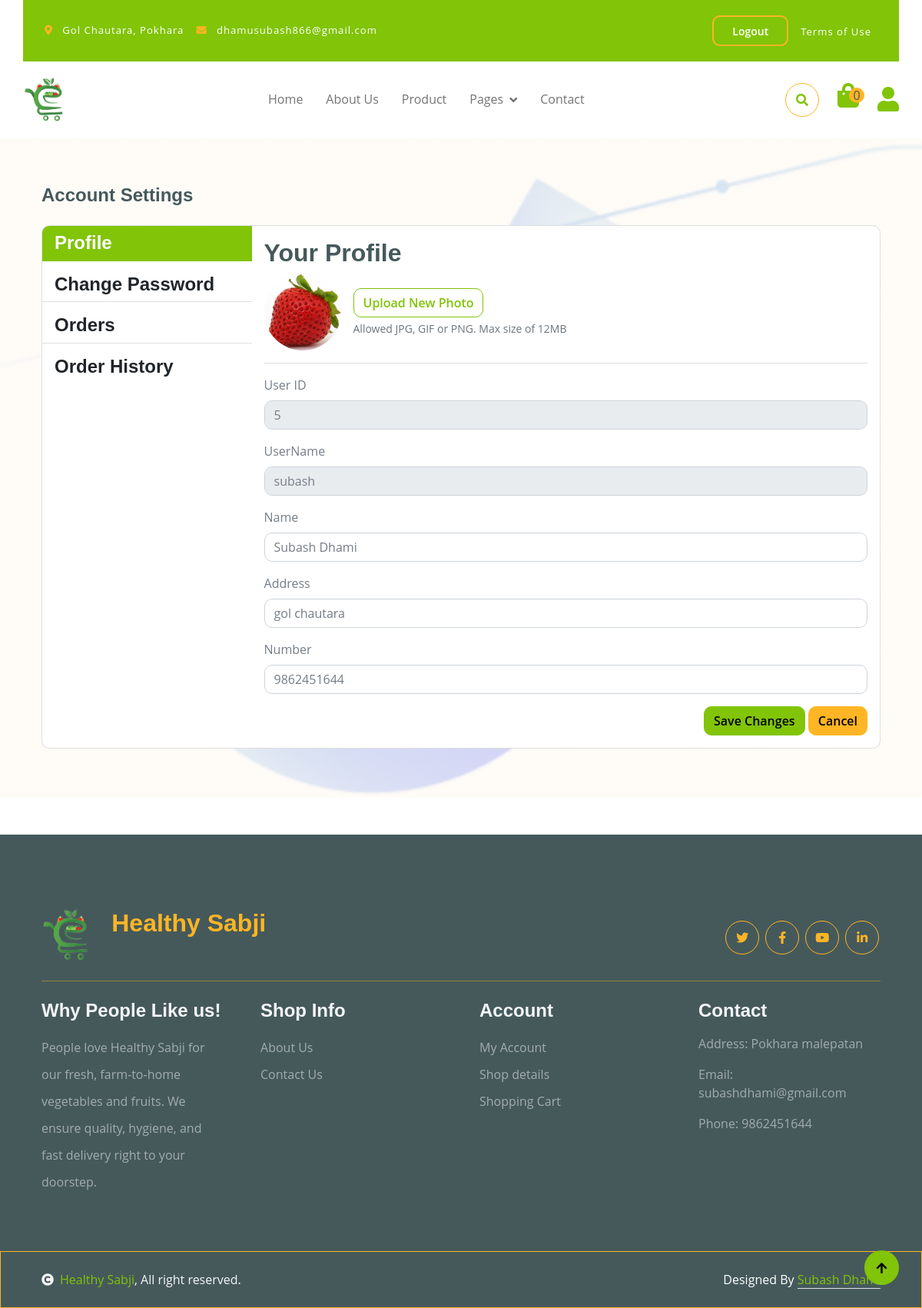
Page /user_profile/ (signed in) on the committed database.
### accounts/models.py (models this page shows, shortened)
class CustomUser(AbstractUser):
    photo = models.ImageField(upload_to='profile_pics', default='profile_pics/default.jpg')
    phone_number = models.CharField(max_length=10)
    is_delivery_person = models.BooleanField(default=False)
    is_farmer = models.BooleanField(default=False)
    address = models.CharField(max_length=100)
    objects = UserManager()

### sabji/views.py (the view)
# urls.py: path('user_profile/',views.user_profile,name="user_profile"),
@login_required
def user_profile(request):
    password_change_form = PasswordChangeForm(request.user)
    tmp1 = Order.objects.filter(user=request.user,status='P')
    tmp2 = Order.objects.filter(user=request.user,status='OD')
    current_orders = tmp1.union(tmp2)[:3]
    order_history = Order.objects.filter(user=request.user)
    context = {
        'password_change_form':password_change_form,
        'current_orders':current_orders,
        'order_history':order_history
        }
    return render(request,'user/user_profile.html',context)

### sabji/processors.py (called while the page is built)
def productprocessor(request):
    products = Product.objects.filter(quantity__gt=0)
    lowest_price = products.filter(quantity__gt=0).order_by('price').first()
    return {'products': products, 'lowest_price': lowest_price}

def categoryprocessor(request):
    categories = Category.objects.all()
    return {'categories': categories}

def discountprocessor(request):
    discounted_products = Product.objects.filter(pre_discount_price__gt=0)
    return {'discounted_products': discounted_products}

def cartprocessor(request):
    cart_count = 0
    if request.user.is_authenticated:
        cart_count = request.user.cart_items.filter(active=True).count()
    return {'cart_count': cart_count}

def bestsellerprocessor(request):
    bestseller_data = (
        OrderItem.objects.values('product__id', 'product__name')
        .annotate(total_quantity=Sum('quantity'))
        .order_by('-total_quantity', 'product__name')  # Order by total quantity sold, then by product name
    )
    bestseller_ids = [item['product__id'] for item in bestseller_data[:3]]
    bestseller = Product.objects.filter(id__in=bestseller_ids)
    return {'bestsellers': bestseller}

### templates/user/user_profile.html (shortened to what this page needs)
{% extends 'base.html' %}
{% block content %}
        <div class="container-fluid hero-header py-3 ">
            <div class="container py-5">
                <h4 class="fw-bold mb-4 ">
                    Account Settings
                </h4>
                <div class="card overflow-hidden">
                    <div class="row g-0">
                        <div class="col-md-3">
                            <div class="list-group list-group-flush">
                                <a class="list-group-item list-group-item-action active h4" data-bs-toggle="list" href="#account-general">Profile</a>
                                <a class="list-group-item list-group-item-action h4" data-bs-toggle="list" href="#account-change-password">Change Password</a>
                                <a class="list-group-item list-group-item-action h4" data-bs-toggle="list" href="#account-info">Orders</a>
                                <a class="list-group-item list-group-item-action h4" data-bs-toggle="list" href="#account-notifications">Order History</span>
                                </a>
                            </div>
                        </div>
                        <br>
                        <div class="col-md-9">
                            <div class="tab-content p-3">
                                <div class="tab-pane fade show active" id="account-general">
                                    <h2 id="exampleModalLabel py-5">Your Profile</h2>
                                    <div class="d-flex align-items-center mb-3">
                                        <img src="{{ request.user.photo.url }}" alt="Photo" class="rounded-circle me-3"
                                        style="width: 100px; height: 100px; object-fit: cover;">
                                        <div>
                                            <form action="{% url 'upload_photo' %}" method="post" enctype="multipart/form-data">
                                                <label class="btn btn-outline-primary">
                                                    Upload New Photo
                                                </label>
                                            </form>
                                            <small class="d-block text-muted mt-1">Allowed JPG, GIF or PNG. Max size of 12MB</small>
                                        </div>
                                    </div>
                                    <hr>
                                    <div class="mb-3">
                                        <label class="form-label">User ID</label>
                                        <input type="text" class="form-control" readonly value="{{request.user.id}}">
                                    </div>
                                    <div class="mb-3">
                                        <label class="form-label">UserName</label>
                                        <input type="text" class="form-control" readonly value="{{request.user.username}}">
                                    </div>
                                    <form action="{% url 'update_profile' %}" method="post">
                                        <div class="mb-3">
                                            <label class="form-label">Name</label>
                                            <input type="text" class="form-control" name="name" value="{{request.user.first_name}} {{request.user.last_name}}">
                                        </div>
                                        <div class="mb-3">
                                            <label class="form-label">Address</label>
                                            <input type="text" class="form-control" name="address" value="{{request.user.address}}">
                                        </div>
                                        <div class="mb-3">
                                            <label class="form-label">Number</label>
                                            <input type="text" class="form-control" name="phone" value="{{request.user.phone_number}}">
                                        </div>
                                        <div class="text-end mt-3">
                                            <button type="submit" class="btn btn-primary">Save Changes</button>
                                            <button type="reset" class="btn btn-secondary">Cancel</button>
                                        </div>
                                    </form>
                                </div>
                            </div>
                        </div>
                    </div>
                </div>
            </div>
        </div>
{% endblock  %}

### static/css/style.css (style rules this page uses)
.btn { font-weight: 600; transition: .5s; }
.hero-header { background: linear-gradient(rgba(248, 223, 173, 0.1), rgba(248, 223, 173, 0.1)), url(../img/hero-img.png); background-position: center center; background-repeat: no-repeat; background-size: cover; }
@media (min-width: 992px) { .hero-header, .page-header { margin-top: 152px !important; } }

### rows in the picture
CustomUser: user.photo (picture), user.id "5", user.username "subash", name "Subash Dhami", address "gol chautara", phone "9862451644"

### other values in the picture
{{ cart_count }} "0"
